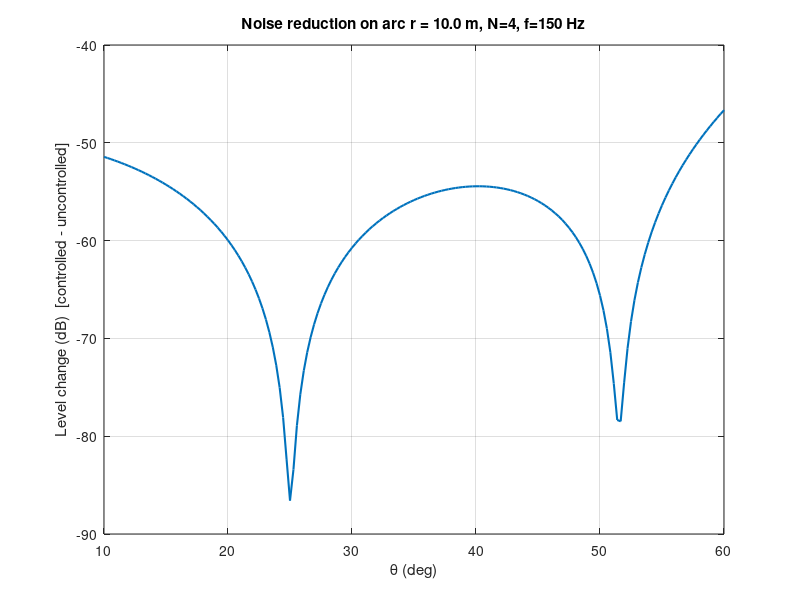
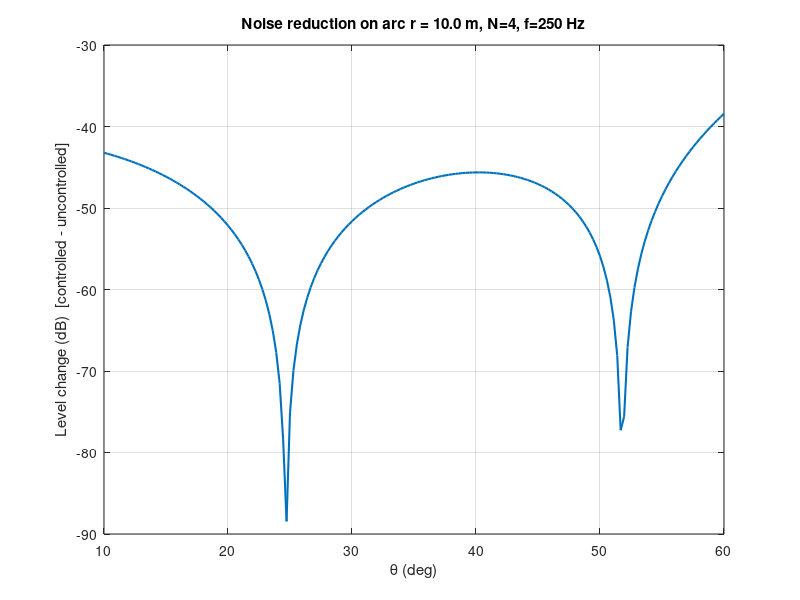
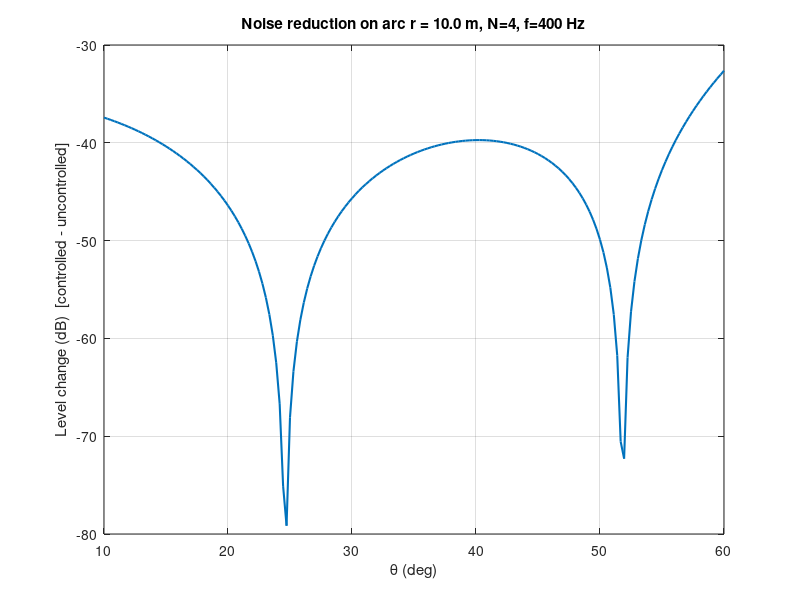
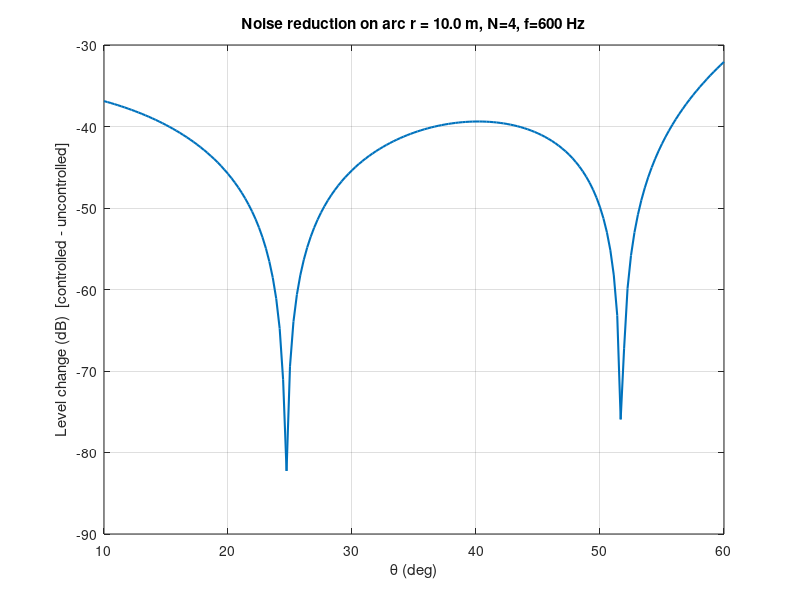

Write MATLAB code to recreate these figures, in order.
%% Quiet-Zone ANC with Loudspeaker Array (free-field model)
% Reproduces the scenario: one primary monopole + N secondary monopoles.
% I design complex weights H(ω) by least squares to minimize pressure
% on an angular arc (the "quiet zone" wedge) and plot the achieved reduction.

clear; clc; close all;

%% -------------------- Parameters ---------------------------
c0      = 343;                     % m/s, speed of sound
freqs   = [150 250 400 600 800 1000];   % Hz to evaluate 
N       = 4;                       % number of secondary loudspeakers
spkX    = [-0.20 -0.10 0.10 0.20]; % x-locations [m] 
spkY    = [ 0     0     0     0   ]; % y-locations [m]
rqz     = 10;                      % radius (m) where we evaluate on an arc
thMin   = deg2rad(60);             % quiet-zone lower angle (rad)
thMax   = deg2rad(10);            % quiet-zone upper angle (rad)
M       = 181;                     % number of angular samples on the arc
lambda  = 1e-3;                    % Tikhonov regularization (0 = plain LS)

% Primary monopole location (origin by default)
srcXY   = [0; 0];

%% -------------------- Helper inline functions ---------------------------
kfun = @(f) 2*pi*f/c0;             % wavenumber
pol2cartM = @(r,th) [r.*cos(th); r.*sin(th)];
dist = @(P,Q) vecnorm(P - Q, 2, 1); % distance between 2xM and 2x1

% Primary field at points: b_m = e^{-j k r}/r
primaryField = @(pts, f) exp(-1j*kfun(f)*dist(pts,srcXY))./dist(pts,srcXY);

% Secondary matrix at points: G_{m i} = e^{-j k r_i}/r_i
secMatrix = @(pts, spk, f) ...
    cell2mat(arrayfun(@(i) ...
        (exp(-1j*kfun(f)*dist(pts, spk(:,i)))./dist(pts, spk(:,i))).', ...
        1:size(spk,2), 'uni', 0));

%% -------------------- Geometry ---------------------------
thetas = linspace(thMin, thMax, M);
arcXY  = pol2cartM(rqz, thetas);   % 2xM evaluation points
spkXY  = [spkX; spkY];             % 2xN speaker positions

%% -------------------- Solve and plot per frequency ----------------------
NR = zeros(numel(freqs), M);       % dB change (controlled - uncontrolled)

for ii = 1:numel(freqs)
    f = freqs(ii);

    % Build b (primary) and G (secondary) for this frequency
    b = primaryField(arcXY, f).';                  % Mx1
    G = secMatrix(arcXY, spkXY, f);                % MxN

    % Least-squares weights: H* = -(G^H G + λI)^{-1} G^H b
    H = -( (G'*G + lambda*eye(N)) \ (G'*b) );      % Nx1

    % Residual pressure on the arc
    p0 = b;                % uncontrolled primary
    pc = b + G*H;          % controlled field
    NR(ii, :) = 20*log10(abs(pc)).' - 20*log10(abs(p0)).'; %calculate noise reduction controlled fied - uncontrolled primary
    
    % Plot angle sweep at this frequency
    figure('Name', sprintf('Reduction at %d Hz', f)); 
    %plot(rad2deg(linspace(deg2rad(0), deg2rad(360), M)), NR(ii,:), 'LineWidth', 1.5); grid on;
    plot(rad2deg(thetas), NR(ii,:), 'LineWidth', 1.5); grid on;
    xlabel('\theta (deg)'); ylabel('Level change (dB)  [controlled - uncontrolled]');
    title(sprintf('Noise reduction on arc r = %.1f m, N=%d, f=%d Hz', rqz, N, f));
end

%% -------------------- Heatmap over angle & frequency --------------------
figure('Name','Reduction Heatmap');
imagesc(rad2deg([thMin thMax]), [freqs(1) freqs(end)], NR);
axis xy; colorbar; colormap (turbo);
caxis([-100 0])
xlabel('\theta (deg)'); ylabel('Frequency (Hz)');
title('ANC reduction across angle & frequency (negative = good)');

%% -------------------- Optional: show array & arc ------------------------
figure('Name','Geometry');
plot(spkX, spkY, 'ks', 'MarkerFaceColor','k'); hold on;
plot(arcXY(1,:), arcXY(2,:), 'r-'); 
plot(srcXY(1), srcXY(2), 'bo', 'MarkerFaceColor','b');
axis equal; grid on; xlabel('x (m)'); ylabel('y (m)');
legend('Speakers','Quiet-zone arc','Primary source','Location','best');
title('Geometry (free-field monopole model)');
